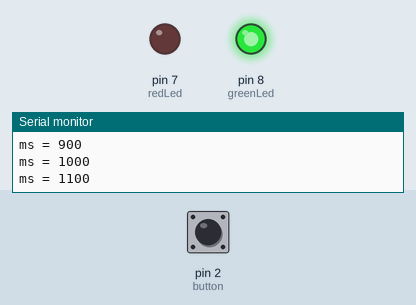
Simulated run of this sketch. Board: Arduino Uno, built with avr-gcc and run on an emulated ATmega328P. Shown: output pins drawn as LEDs (lit = HIGH), the last lines printed to the serial monitor. The test bench sets the inputs (shaded band); at power-on: pin 2 (button) HIGH.

Above: at 1.2 s.
1.3 s: pin 2 (button) pulled LOW for 3.2 s
At 2.5 s:
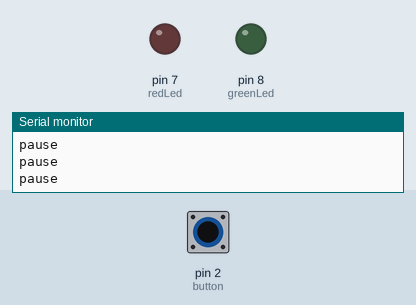
7.5 s: pin 2 (button) pulled LOW for 1 s
At 9.4 s:
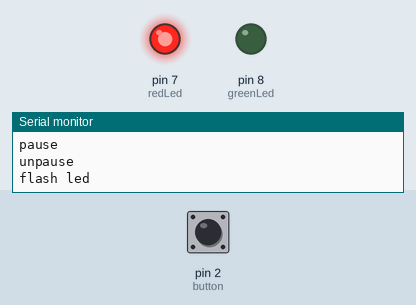
10.5 s: pin 2 (button) driven LOW
At 10.8 s:
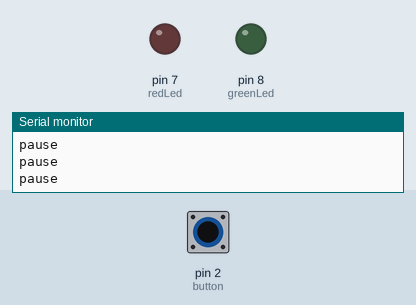
13.5 s: pin 2 (button) driven HIGH
At 15.55 s:
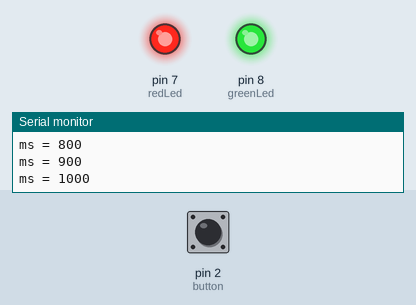
Timing chart, 0 to 17.5 s (numbered marks = the images above; inputs shaded):
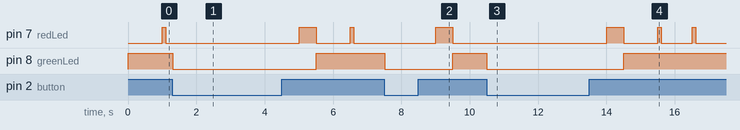

Measured:
- after the input at 1.3 s, pin 8 (greenLed): HIGH → LOW at once, → HIGH 4.2 s later
- after the input at 7.5 s, pin 8 (greenLed): HIGH → LOW at once, → HIGH 2.0 s later
- after the input at 10.5 s, pin 7 (redLed): stops changing and stays LOW; pin 8 (greenLed): HIGH → LOW at once
- after the input at 13.5 s, pin 7 (redLed): LOW → HIGH after 0.51 s, then repeats every 1.1 s: LOW 1.0 s, HIGH 0.10 s; pin 8 (greenLed): LOW → HIGH after 1.0 s

The sketch:

blink_without_delay.ino
```cpp
//button will make an led flash 5 times
const byte button = 2;

const byte redLed = 7;
const byte greenLed = 8;

int pressLength = 0;    //record how long the button was held

const int fastClick = 100;  //click to start
const int hold = 3000;        //hold to reset timer

const long workTime = 25 * 60 * 1000L;

bool work = true;
bool processing = false;    //only run buttonWait when processing is true

//setup
void setup()
{
  pinMode(button, INPUT_PULLUP);

  pinMode(greenLed, OUTPUT);
  pinMode(redLed, OUTPUT);
  //start serial communication for debugging
  Serial.begin(9600);
}

//main loop--------------------------------------------------
void loop()
{
  if (work == true)   //work
  {
    digitalWrite(redLed, HIGH);     //indicate its work mode
    digitalWrite(greenLed, LOW);    //clear any indication for break mode
    buttonWait();                   //press to start timer
    processing = true;
    //25 minutes loop
    for (int i = 0; i < 5; i++)
    {
      checkHold();                  //check for any button input to stop or reset
      flash(redLed);                //led flashes every second
    }

    work = false;
    processing = false;
  }

  else if (work == false)       //break
  {
    digitalWrite(greenLed, HIGH);
    digitalWrite(redLed, LOW);
    buttonWait();     //press button to start break
    processing = true;
    //5 minutes loop
    for (int i = 0; i < 2; i++)
    {
      flash(greenLed);
      checkHold();
    }

    work = true;
    processing = false;
  }
}
//-----------------------------------------------------------

//checks for what button combination is pressed
void checkHold()
{
  pressLength = 0;

  while (digitalRead(button) == HIGH)
  {
    digitalWrite(greenLed, HIGH);   //to indicate button was pressed
    if (pressLength % 1000 != 0 or pressLength == 0)
    {
      digitalWrite(redLed, LOW);          //no flashing when it's not on the second
    }

    else if (pressLength % 1000 == 0)     //flashing every second when holding down the button
    {
      digitalWrite(redLed, HIGH);
    }

    delay(100);
    pressLength = pressLength + 100;

    Serial.print("ms = ");
    Serial.println(pressLength);
  }

  digitalWrite(greenLed, LOW);
  pauseLogic();
}

void flash(int led)
{
  Serial.println("flash led");
  digitalWrite(led, LOW);
  delay(500);
  digitalWrite(led, HIGH);
  delay(500);
}

void resetFlash()
{
  Serial.println("reset");
  for (int i = 0; i < 5; i++)
  {
    digitalWrite(redLed, HIGH);
    delay(50);
    digitalWrite(redLed, LOW);
    digitalWrite(greenLed, HIGH);
    delay(50);
    digitalWrite(greenLed, LOW);
  }

}

void buttonWait()
{
  Serial.println("click to unpause");
  while (digitalRead(button) == LOW)
  {
    delay(10);
    Serial.println("pause");
    if (digitalRead(button) == HIGH && pressLength >= 100)
    {
      Serial.println("unpause");
    }
  }
}

void pauseLogic()     //logic for what combination was held
{
  if (pressLength >= 3000)    //play reset flash when button is held for 3 seconds or more
  {
    resetFlash();
    asm volatile ("jmp 0");
  }

  else if (pressLength >= 100 && processing == true)
  {
    buttonWait();
  }
}

void extra()
{

}
```
